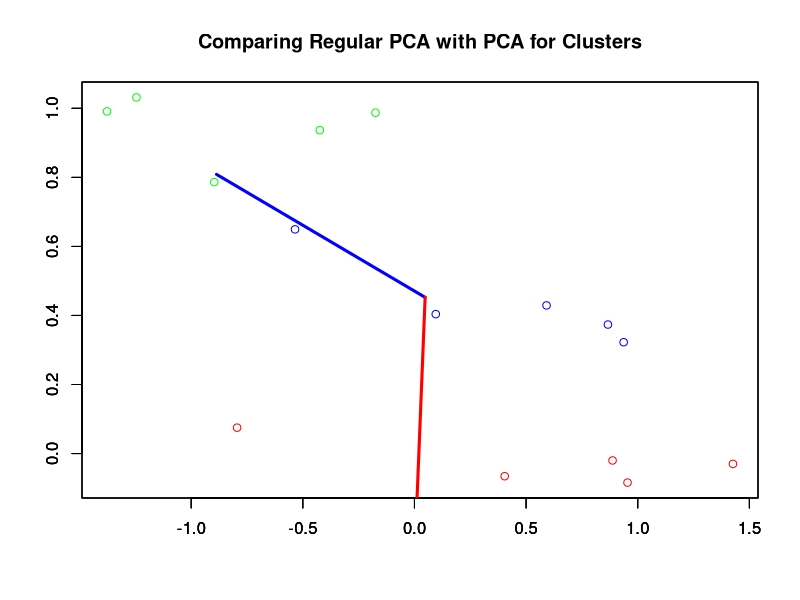

Here is the R script that generated this plot:
# Test Data
dat <- read.csv("ClusterData/testdat.csv")

tProcess = function(){
  data = dat[1:15,1:2]
  # General PCA : to see the direction prescribed by general PCA
  M = cov(data)
  e = eigen(M)
  O = apply(e$vectors,2,function(x) x/sqrt(sum(x*x)))
  
  # Within Cluster Covariance Matrix
  W1 = cov(data[1:5,])  #cov of the first 5 points (cluster 1)
  W2 = cov(data[6:10,])
  W3 = cov(data[11:15,])
  W = (5-1)*(W1+W2+W3)/(15-1) #combined (the denominator is n-1)
  # In Between Cluster Covariance Matrix
  m1 = apply(data[1:5,],2,mean)    #Mean of the first cluster
  m2 = apply(data[6:10,],2,mean)
  m3 = apply(data[11:15,],2,mean)
  B = 5*cov(rbind(m1,m2,m3))   #Covariance matrix when all points in a
                               #cluster equals the cluster mean
  A = solve(W)%*%B # We needed to maximize X'BX/X'WX, which is the largest eig value of W^-1B i.e. A
  eig <- eigen(A)
  Q = apply(eig$vectors,2,function(x) x/sqrt(sum(x*x))) # Normalizing the eigen vectors
  scores = as.matrix(data) %*% as.matrix(Q) # Scores, i.e. data in the eigen basis
  scores = scores[,-2] # Last part of the data can be removed so as to support that the data is affine space of 1 dim
  return(list(centre=data,onb=Q,scores=scores,values=eig$values,non_clus_onb=O))
}

p = tProcess()
rangex = range(dat[1]) # Range of X values
rangey = range(dat[2]) # Range of y values
mean_data = apply(dat,2,mean) # Mean Data
plot(dat[1:5,],main="Comparing Regular PCA with PCA for Clusters",col="red",xlab="",ylab="",xlim = rangex,ylim = rangey) # First Cluster
par(new=TRUE) # So as to continue to plot on same window
plot(dat[6:10,],main="",col="blue",xlab="",ylab="",xlim = rangex,ylim = rangey) # Second Cluster
par(new=TRUE)
plot(dat[11:15,],main="",col="green",xlab="",ylab="",xlim = rangex,ylim = rangey) # Third Cluster
segments(x0=mean_data[1],y0=mean_data[2],x1=(mean_data[1]+p$non_clus_onb[1,1]),y1=(mean_data[2]+p$non_clus_onb[2,1]),col="blue",lwd=3) # direction of spread of data from Regular PCA
segments(x0=mean_data[1],y0=mean_data[2],x1=(mean_data[1]+p$onb[1,1]),y1=(mean_data[2]+p$onb[2,1]),col="red",lwd=3) # Modified direction of spread of data considering clusters
